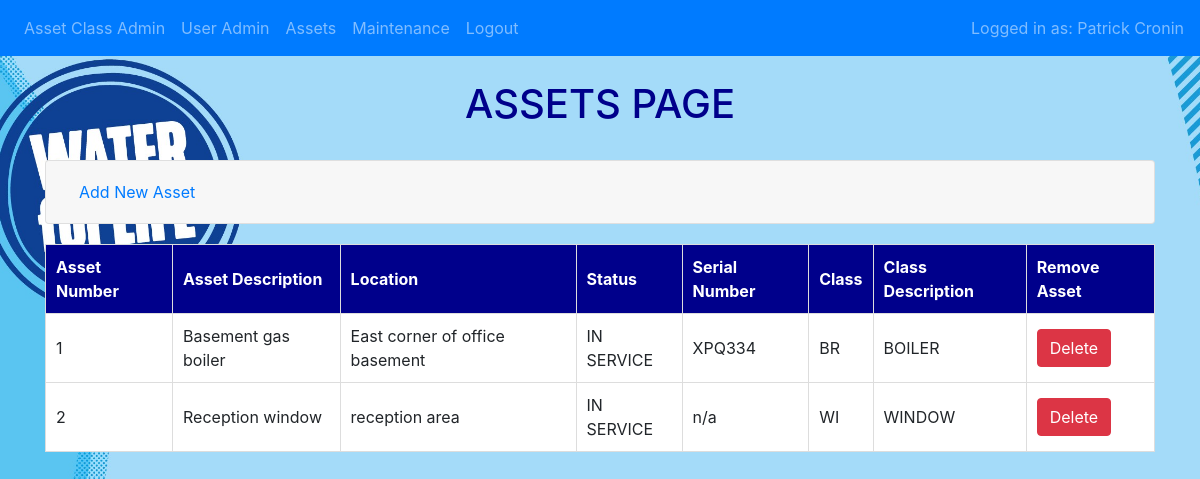
The app's page /assets (signed in) with its own data.
### website/models.py (models this page shows)
class User(db.Model, UserMixin):
    id = db.Column(db.Integer, primary_key=True, autoincrement=True)
    username = db.Column(db.String(20), unique=True, nullable=False)
    first_name = db.Column(db.String(50), nullable=False)
    surname = db.Column(db.String(150), nullable=False)
    role = db.Column(db.String(20), nullable=False)
    password = db.Column(db.String(255), nullable=False)

class Asset(db.Model):
    id = db.Column(db.Integer, primary_key=True, autoincrement=True)
    description = db.Column(db.String(50), nullable=False)
    location = db.Column(db.String(50), nullable=False)
    status = db.Column(db.String(20), nullable=False)
    serial_number = db.Column(db.String(50))
    class_code_id = db.Column(db.String(2), db.ForeignKey('assetclass.class_code'), nullable=False)
    maintenance = db.relationship('Maintenance', backref='asset', lazy=True)

class Assetclass(db.Model):
    class_code = db.Column(db.String(2), primary_key=True)
    class_desc = db.Column(db.String(50), nullable=False)
    assets = db.relationship('Asset', backref='assetclass', lazy=True)

### website/views.py (the view, shortened to what this page needs)
@views.route('/assets', methods=['GET', 'POST'])
@login_required
def assets():
    AssetList = db.session.query(Asset, Assetclass).join(Assetclass, Asset.class_code_id == Assetclass.class_code).all()
    return render_template("assets.html", user=current_user, asset_list=AssetList)

### website/__init__.py (called while the page is built)
def create_app():
    app = Flask(__name__)
    app.config.from_object('config.Config')
    db.init_app(app)
    from .views import  views
    from .auth import auth
    app.register_blueprint(views, url_prefix='/')
    app.register_blueprint(auth, url_prefix='/')
    from .models import User, Assetclass, Asset, Maintenance
    with app.app_context():
        db.create_all()
    login_manager = LoginManager()
    login_manager.login_view = 'auth.login'
    try:
        login_manager.init_app(app)
        @login_manager.user_loader
        def load_user(id):
            return User.query.get(int(id))
    except Exception as e:
        logging.error(f"Error loading user {id}: {e}")
        return None
    return app

### website/templates/assets.html (shortened to what this page needs)
{% extends "base.html" %}
{% block content %}<br><h1 style="text-align: center; color:darkblue;">ASSETS PAGE</h1><br>
<div class="accordion" id="userAssets">
<div class="card">
    <div class="card-header" id="headingAddAsset">
        <h2 class="mb-0">
            <button class="btn btn-link btn-block text-left" type="button" data-toggle="collapse" data-target="#collapseAddAsset" aria-expanded="false" aria-controls="collapseAddAsset">
                Add New Asset
            </button>
        </h2>
    </div>
</div>
</div>
<table>
    <thead>
        <tr>
            <th>Asset Number</th>
            <th>Asset Description</th>
            <th>Location</th>
            <th>Status</th>
            <th>Serial Number</th>
            <th>Class</th>
            <th>Class Description</th>
            <th>Remove Asset</th>
        </tr>
    </thead>
    <tbody>
        {% for asset, assetclass in asset_list %}
        <tr>
            <td>{{asset.id}}</td>
            <td>{{asset.description}}</td>
            <td>{{asset.location}}</td>
            <td>{{asset.status}}</td>
            <td>{{asset.serial_number}}</td>
            <td>{{asset.class_code_id}}</td>
            <td>{{assetclass.class_desc}}</td>
            <td>
                <form action="{{ url_for('views.delete_asset', id=asset.id) }}" method="POST" onsubmit="return confirm('Are you sure you want to delete this asset?');">
                    <button type="submit" class="btn btn-danger">Delete</button>
                </form>
            </td>
        </tr>
        {% endfor %}
    </tbody>
</table>
{% endblock %}

### website/templates/base.html (shortened to what this page needs)
<!DOCTYPE html>
<html lang="en">
<head>
     <link
      rel="stylesheet"
      href="https://stackpath.bootstrapcdn.com/bootstrap/4.4.1/css/bootstrap.min.css"
    />
    <link
      rel="stylesheet"
      href="https://stackpath.bootstrapcdn.com/font-awesome/4.7.0/css/font-awesome.min.css"
    />
</head>
<body>
    <nav class="navbar navbar-expand-lg navbar-dark bg-primary">
        <div class="collapse navbar-collapse" id="navbar">
            <div class="navbar-nav">
                {% if user.is_authenticated and user.role.upper() == 'ADMIN' %}
                <a class="nav-item nav-link" href="/assetclassadmin">Asset Class Admin</a>
                <a class="nav-item nav-link" href="/useradmin">User Admin</a>
                {% endif %}
                {% if user.is_authenticated %}
                <a class="nav-item nav-link" href="/assets">Assets</a>
                <a class="nav-item nav-link" href="/maintenance">Maintenance</a>
                <a class="nav-item nav-link" href="/logout" onclick="return confirmLogOut()">Logout</a>
                {% else %}
                <a class="nav-item nav-link" href="/login">Login</a>
                {% endif %}
            </div>
            {% if user.is_authenticated %}
                <span class="navbar-text ml-auto">
                    Logged in as: {{ user.first_name }} {{ user.surname }}
                </span>
            {% endif %}
        </div>
    </nav>
    <div class="container">
    {% block content %}
    {% endblock %}
    </div>
</body>
</html>

### website/templates/base.html (style rules this page uses)
table { width: 100%; margin: 20px auto; border-collapse: collapse; }
th, td { padding: 10px; text-align: left; border: 1px solid #ddd; }
th { background-color: darkblue; color: white; }
td { background-color: white; }
form { display: inline; }

### records on screen
User: first_name "Patrick", surname "Cronin"
Asset: id "1", description "Basement gas boiler", location "East corner of office basement", status "IN SERVICE", serial_number "XPQ334", class_code_id "BR", class_desc "BOILER"
Asset: id "2", description "Reception window", location "reception area", status "IN SERVICE", serial_number "n/a", class_code_id "WI", class_desc "WINDOW"
